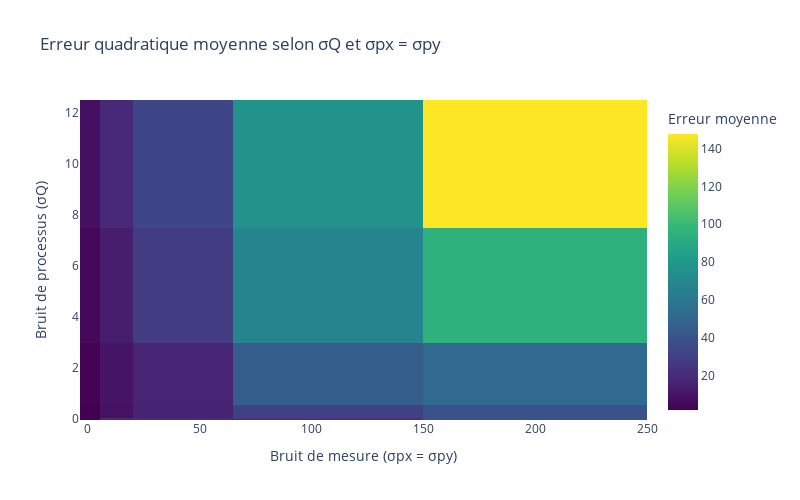

Notebook code for this chart:
### Code cell
# Créer la heatmap à partir du tableau pivot
heatmap = go.Figure(data=go.Heatmap(
    z=df_pivot.values,
    x=df_pivot.columns.tolist(),
    y=df_pivot.index.tolist(),
    colorscale='Viridis',   
    colorbar=dict(title="Erreur moyenne")
))

heatmap.update_layout(
    title="Erreur quadratique moyenne selon σQ et σpx = σpy",
    xaxis_title="Bruit de mesure (σpx = σpy)",
    yaxis_title="Bruit de processus (σQ)",
    width=800,
    height=500
)

heatmap.show()

### Figure 1 — Plotly figure (JSON) as saved in the notebook; plotly's stock layout.template omitted (floating-point values rounded to 4 significant figures)
{"data": [{"colorbar": {"title": {"text": "Erreur moyenne"}}, "colorscale": [[0, "#440154"], [0.1111, "#482878"], [0.2222, "#3e4989"], [0.3333, "#31688e"], [0.4444, "#26828e"], [0.5556, "#1f9e89"], [0.6667, "#35b779"], [0.7778, "#6ece58"], [0.8889, "#b5de2b"], [1, "#fde725"]], "type": "heatmap", "x": [1, 10, 30, 100, 200], "y": [0.01, 0.1, 1, 5, 10], "z": [[2.274, 19.2, 18.69, 23.9, 39.16], [1.685, 8.3, 15.78, 30.18, 39.03], [2.321, 9.645, 16.45, 45.04, 51.34], [4.711, 13.52, 27.92, 67.48, 94.95], [8.123, 17.85, 32.68, 76.36, 147.7]]}], "layout": {"height": 500, "title": {"text": "Erreur quadratique moyenne selon σQ et σpx = σpy"}, "width": 800, "xaxis": {"title": {"text": "Bruit de mesure (σpx = σpy)"}}, "yaxis": {"title": {"text": "Bruit de processus (σQ)"}}}}
